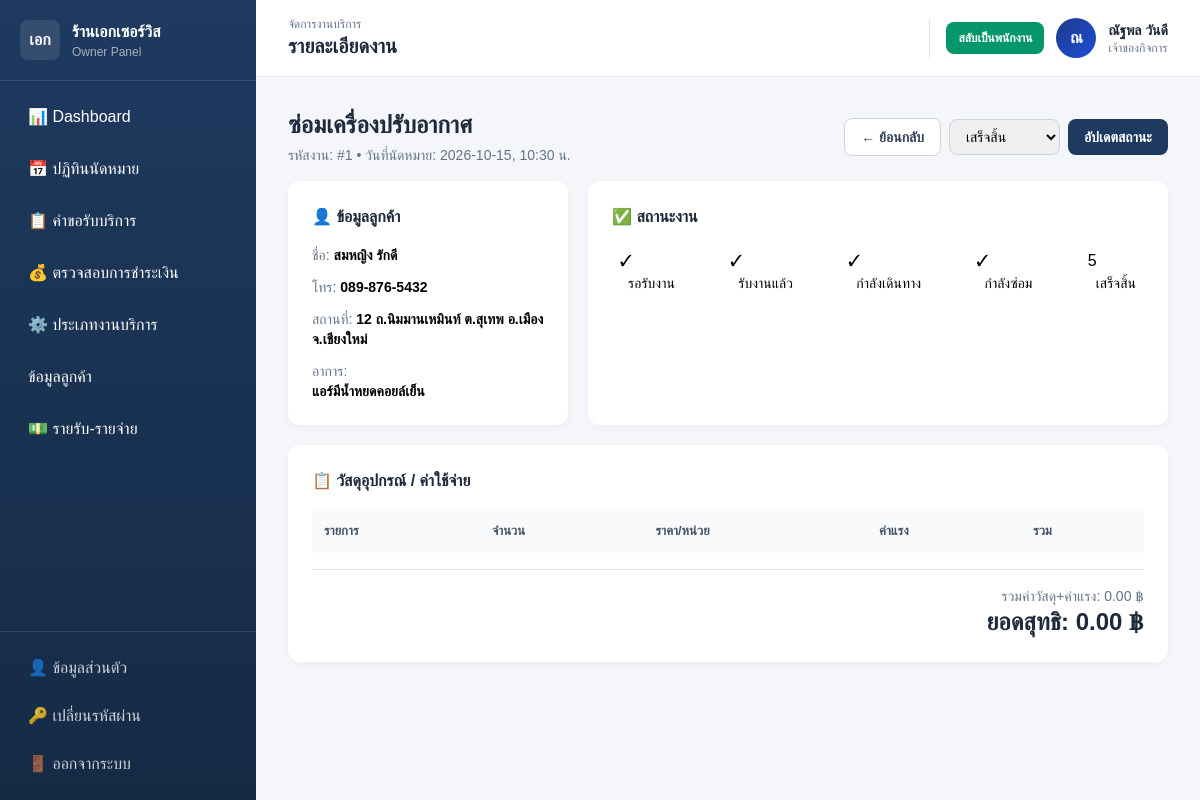
The page /owner/job_detail.php?id=1 (signed in) on the database its author committed.
### tables this page shows
CREATE TABLE `booking` (
  `booking_id` int(11) NOT NULL,
  `customer_id` int(11) NOT NULL,
  `service_id` int(11) NOT NULL,
  `tech_id_1` int(11) DEFAULT NULL,
  `tech_id_2` int(11) DEFAULT NULL,
  `booking_date` date NOT NULL,
  `booking_time` time NOT NULL,
  `status_service` varchar(30) NOT NULL DEFAULT 'รอรับงาน',
  `problem_description` text DEFAULT NULL,
  `problem_photo_url` varchar(255) DEFAULT NULL,
  `reschedule_reason` text DEFAULT NULL,
  `created_at` datetime NOT NULL DEFAULT current_timestamp()
);

CREATE TABLE `services` (
  `service_id` int(11) NOT NULL,
  `service_name` varchar(100) NOT NULL,
  `category` varchar(50) DEFAULT NULL,
  `base_price` decimal(10,2) NOT NULL DEFAULT 0.00,
  `description` text DEFAULT NULL,
  `status` varchar(20) NOT NULL DEFAULT 'เปิดใช้งาน'
);

CREATE TABLE `customer` (
  `customer_id` int(11) NOT NULL,
  `line_user_id` varchar(50) NOT NULL,
  `full_name` varchar(100) NOT NULL,
  `phone` varchar(15) DEFAULT NULL,
  `email` varchar(100) DEFAULT NULL,
  `password` varchar(255) DEFAULT NULL,
  `address` text DEFAULT NULL,
  `latitude` decimal(10,6) DEFAULT NULL,
  `longitude` decimal(10,6) DEFAULT NULL,
  `created_at` datetime NOT NULL DEFAULT current_timestamp()
);

### owner/job_detail.php (the view, shortened to what this page needs)
<?php
require_once __DIR__ . '/../includes/auth.php';
$bookingId = (int)($_GET['id'] ?? 0);
$stmt = $pdo->prepare("
  SELECT b.*, c.full_name AS customer, c.phone, c.address, s.service_name,
         t1.full_name AS tech1_name, t2.full_name AS tech2_name
  FROM Booking b
  JOIN Customer c ON b.customer_id = c.customer_id
  JOIN Services s ON b.service_id = s.service_id
  LEFT JOIN Technician t1 ON b.tech_id_1 = t1.tech_id
  LEFT JOIN Technician t2 ON b.tech_id_2 = t2.tech_id
  WHERE b.booking_id = ?
");
$stmt->execute([$bookingId]);
$job = $stmt->fetch();
$stmt = $pdo->prepare("SELECT * FROM Job_Material WHERE booking_id = ?");
$stmt->execute([$bookingId]);
$materials = $stmt->fetchAll();
$statusSteps = ['รอรับงาน', 'รับงานแล้ว', 'กำลังเดินทาง', 'กำลังซ่อม', 'เสร็จสิ้น'];
$currentIdx  = array_search($job['status_service'], $statusSteps);
require_once __DIR__ . '/../includes/header_owner.php';
?>
<div class="mb-4 flex items-center justify-between flex-wrap gap-3">
  <div>
    <h2 class="text-2xl font-bold text-slate-800"><?= htmlspecialchars($job['service_name']) ?></h2>
    <div class="text-sm text-slate-500 mt-1">รหัสงาน: #<?= $job['booking_id'] ?> • วันที่นัดหมาย: <?= $job['booking_date'] ?>, <?= substr($job['booking_time'],0,5) ?> น.</div>
  </div>
  <div class="flex items-center gap-2">
    <a href="/web_app/owner/jobs.php" class="rounded-lg border border-slate-300 bg-white px-4 py-2 text-sm font-semibold text-slate-700 hover:bg-slate-50">← ย้อนกลับ</a>
    <form method="POST" class="flex gap-2" onsubmit="this.querySelector('button[type=submit]').disabled = true; this.querySelector('button[type=submit]').textContent = 'กำลังบันทึก...';">
      <select name="status_service" class="px-3 py-2 border border-slate-300 rounded-lg text-sm">
        <?php foreach ($statusSteps as $s): ?>
          <option value="<?= $s ?>" <?= $s === $job['status_service'] ? 'selected' : '' ?>><?= $s ?></option>
        <?php endforeach; ?>
      </select>
      <button type="submit" class="btn-primary px-4 py-2 rounded-lg text-sm font-semibold">อัปเดตสถานะ</button>
    </form>
  </div>
</div>
<div class="grid grid-cols-1 lg:grid-cols-3 gap-5">
  <div class="card p-6">
    <h3 class="font-bold text-slate-800 mb-4">👤 ข้อมูลลูกค้า</h3>
    <div class="space-y-3 text-sm">
      <div><span class="text-slate-500">ชื่อ:</span> <span class="font-semibold"><?= htmlspecialchars($job['customer']) ?></span></div>
      <div><span class="text-slate-500">โทร:</span> <span class="font-semibold"><?= htmlspecialchars($job['phone']) ?></span></div>
      <div><span class="text-slate-500">สถานที่:</span> <span class="font-semibold"><?= htmlspecialchars($job['address']) ?></span></div>
      <div><span class="text-slate-500">อาการ:</span> <div class="font-semibold"><?= nl2br(htmlspecialchars($job['problem_description'])) ?></div></div>
    </div>
  </div>
  <div class="card p-6 lg:col-span-2">
    <h3 class="font-bold text-slate-800 mb-5">✅ สถานะงาน</h3>
    <div class="flex items-center justify-between mb-8 px-2 flex-wrap gap-2">
      <?php foreach ($statusSteps as $idx => $s):
        $cls = $idx < $currentIdx ? 'done' : ($idx === $currentIdx ? 'current' : '');
      ?>
        <div class="progress-step <?= $cls ?>">
          <div class="circle"><?= $idx < $currentIdx ? '✓' : ($idx+1) ?></div>
          <div class="ml-2 text-sm"><?= $s ?></div>
        </div>
      <?php endforeach; ?>
    </div>
  </div>
</div>
<div class="card p-6 mt-5">
  <h3 class="font-bold text-slate-800 mb-4">📋 วัสดุอุปกรณ์ / ค่าใช้จ่าย</h3>
  <table class="w-full data-table mb-4">
    <thead><tr><th class="text-left p-3">รายการ</th><th class="text-left p-3">จำนวน</th><th class="text-left p-3">ราคา/หน่วย</th><th class="text-left p-3">ค่าแรง</th><th class="text-left p-3">รวม</th></tr></thead>
    <?php $totalMaterial = 0; foreach ($materials as $m): $totalMaterial += $m['total_price']; ?>
      <tr><td class="p-3"><?= htmlspecialchars($m['material_name']) ?></td><td class="p-3"><?= $m['quantity'] ?></td><td class="p-3"><?= number_format($m['unit_price'],2) ?></td><td class="p-3"><?= number_format($m['labor_cost'],2) ?></td><td class="p-3 font-semibold"><?= number_format($m['total_price'],2) ?></td></tr>
    <?php endforeach; ?>
  </table>
  <div class="text-right pt-4 border-t border-slate-200">
    <div class="text-sm text-slate-500">รวมค่าวัสดุ+ค่าแรง: <?= number_format($totalMaterial, 2) ?> ฿</div>
    <div class="text-2xl font-bold text-slate-800">ยอดสุทธิ: <?= number_format($totalMaterial, 2) ?> ฿</div>
  </div>
</div>
<?php require_once __DIR__ . '/../includes/footer.php'; ?>

### includes/header_owner.php (style rules this page uses)
* { font-family: 'Kanit', sans-serif; box-sizing: border-box; }
body { background: #f4f6fa; margin: 0; }
.card { background: white; border-radius: 12px; box-shadow: 0 2px 8px rgba(0,0,0,0.04); }
.btn-primary { background: #1e3a5f; color: white; }
table.data-table th { background: #f8fafc; color: #475569; font-weight: 600; font-size: 13px; }

### rows shown on the page
booking: service.service_name "ซ่อมเครื่องปรับอากาศ", booking_id "1", booking_date "2026-10-15", booking_time "10:30", status_service "เสร็จสิ้น", customer.full_name "สมหญิง รักดี", customer.phone "089-876-5432", customer.address "12 ถ.นิมมานเหมินท์ ต.สุเทพ อ.เมือง จ.เชียงใหม่", problem_description "แอร์มีน้ำหยดคอยล์เย็น"

### other values the page prints
$breadcrumb "จัดการงานบริการ"
$pageTitle "รายละเอียดงาน"
mb_substr($me['name'], 0, 1) "ณ"
$me['name'] "ณัฐพล วันดี"
$s "รอรับงาน"
$s "รับงานแล้ว"
$s "กำลังเดินทาง"
$s "กำลังซ่อม"
$s "เสร็จสิ้น"
$totalMaterial "0.00"
